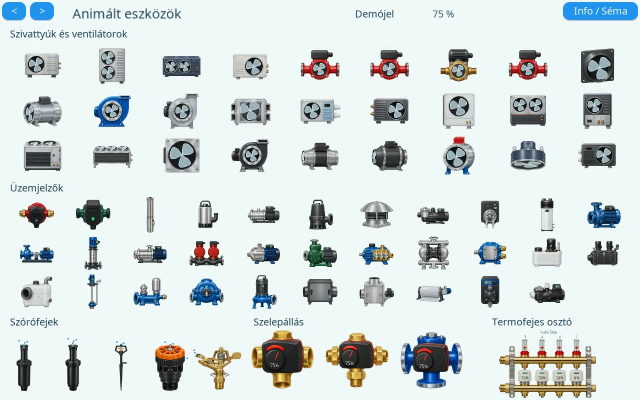
#> input picture tests/schemas/animaciok/kijelzo.jpg, 1280 x 800 px (shown at 1/2 size)
$ python prepare_image.py ../tests/schemas/animaciok/kijelzo.jpg out.png --role manifold-module
#> lines starting #> are read from the running program, lines starting #| are printed output that depends on the picture
"""Munkaképből kis, metaadatmentes PNG/JPEG. Nem vág, nem változtatja a portok helyét."""
import argparse
from io import BytesIO
from pathlib import Path
import warnings

from image_policy import PROFILES


def prepare(source, role, image_format="PNG"):
#> called with role = 'manifold-module', image_format = 'PNG'
    from PIL import Image, ImageOps

    with warnings.catch_warnings():
        warnings.simplefilter("error", Image.DecompressionBombWarning)
        with Image.open(source) as original:
#> original is the input picture: PIL image 1280x800 RGB; mean R, G, B 210.4, 219.4, 219.1
            if getattr(original, "is_animated", False):
                raise ValueError("Animált forrás nem használható statikus elemképként")
            image = ImageOps.exif_transpose(original).convert("RGBA")
    profile = PROFILES[role]
    extension = {"PNG": ".png", "JPEG": ".jpg"}.get(image_format)
    if extension not in profile["extensions"]:
        raise ValueError("Ehhez a képszerephez nem engedélyezett a kimeneti formátum")
    target = (profile["width"], profile["height"])
    if role == "element":
        # A mozgó réteg és a csatlakozók a teljes vászonhoz regisztráltak.
        # Automatikus körbevágás vagy nyújtás ezt eltolná.
        if image.width != image.height or image.width < target[0]:
            raise ValueError("Legalább 160×160-as négyzetes forrás szükséges; felméretezés nincs")
        image = image.resize(target, Image.Resampling.LANCZOS)
    else:
        image.thumbnail(target, Image.Resampling.LANCZOS)
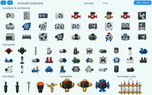
#> image: PIL image 152x95 RGBA; mean R, G, B, A 210.4, 219.2, 218.9, 255
    clean = Image.new("RGBA", image.size)
#> clean: PIL image 152x95 RGBA; every value is 0
    clean.paste(image)
    output = BytesIO()
    if image_format == "JPEG":
        if clean.getchannel("A").getextrema() != (255, 255):
            raise ValueError("JPEG csak teljesen fedő képből készíthető")
        clean.convert("RGB").save(output, format="JPEG", quality=90, optimize=True, subsampling=0)
    elif image_format == "PNG":
        clean.save(output, format="PNG", optimize=True, compress_level=9)
    else:
        raise ValueError("Nem támogatott kimeneti formátum")
    data = output.getvalue()
    if len(data) > profile["bytes"]:
        raise ValueError("Az átméretezett kép túl nagy; egyszerűsítsd a képet")
    return data, image.size


def main():
    parser = argparse.ArgumentParser(description=__doc__)
    parser.add_argument("source", type=Path)
    parser.add_argument("output", type=Path)
    parser.add_argument("--role", choices=PROFILES, required=True)
    args = parser.parse_args()
    if args.source.resolve() == args.output.resolve():
        parser.error("A munkaképet nem írjuk felül")
    if args.output.suffix not in {".png", ".jpg"}:
        parser.error("A kimenet PNG vagy dokumentációs JPEG legyen")
    try:
        data, size = prepare(args.source, args.role, "JPEG" if args.output.suffix == ".jpg" else "PNG")
#> size = (152, 95)
    except (ValueError, OSError, ImportError) as error:
        parser.exit(1, f"Képelőkészítés sikertelen: {error}\n")
    args.output.parent.mkdir(parents=True, exist_ok=True)
    args.output.write_bytes(data)
    print(f"{args.output}: {size[0]}×{size[1]}, {len(data)} bájt")
#| out.png: 152×95, 24275 bájt


if __name__ == "__main__":
    main()
